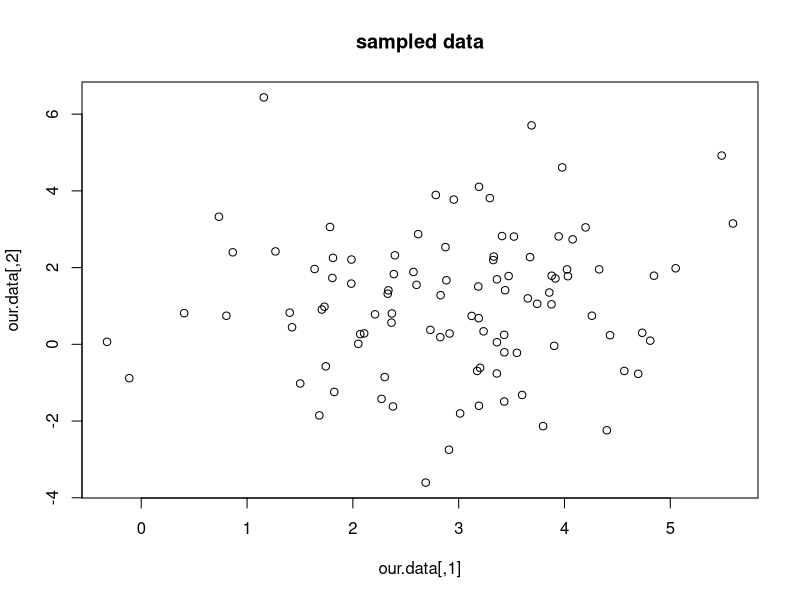
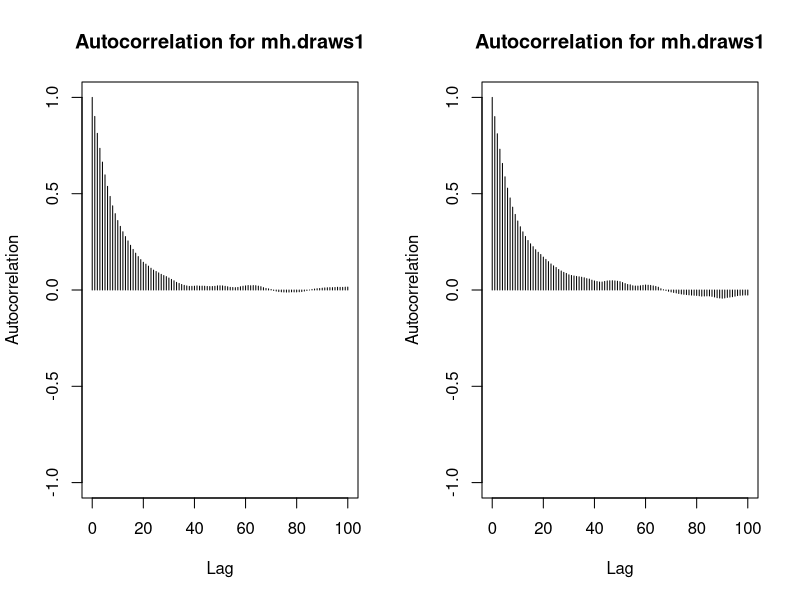
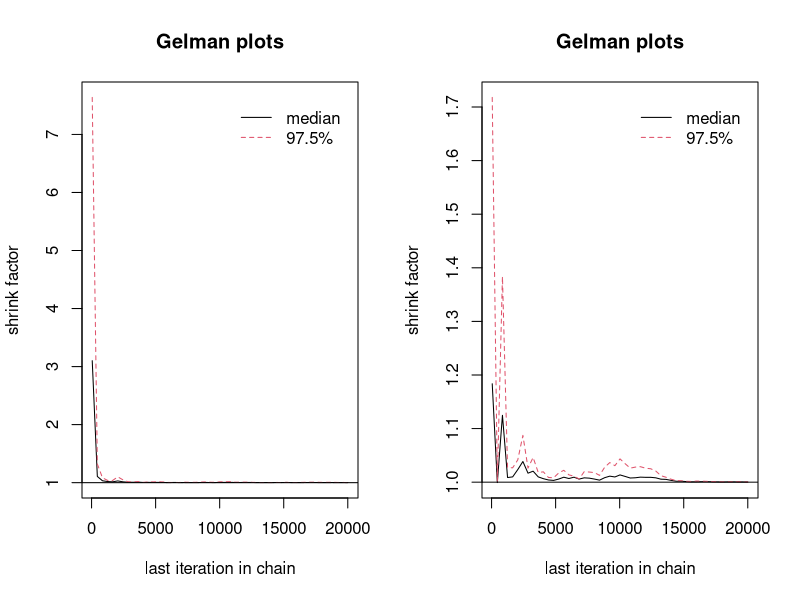
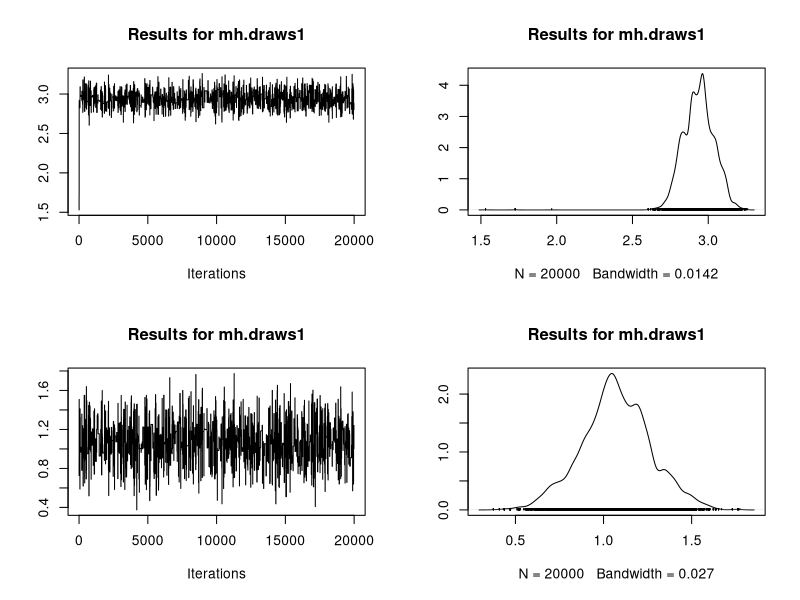
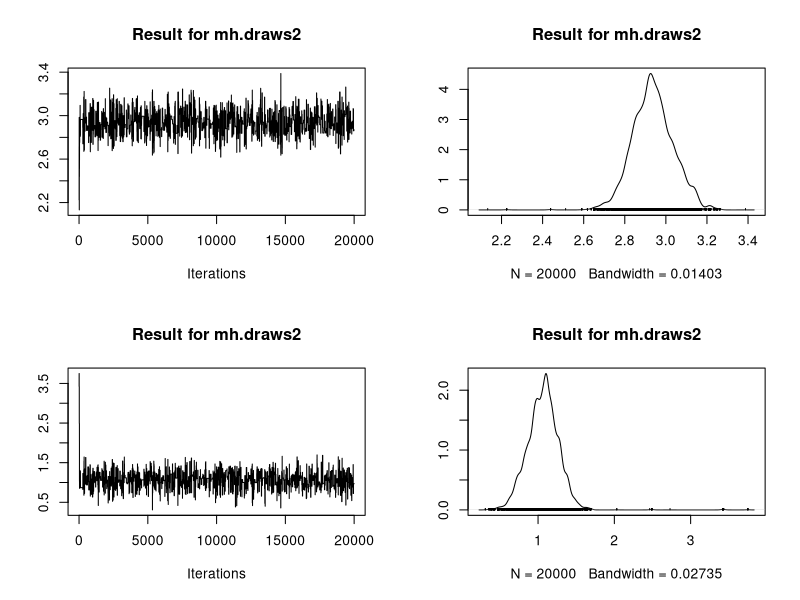
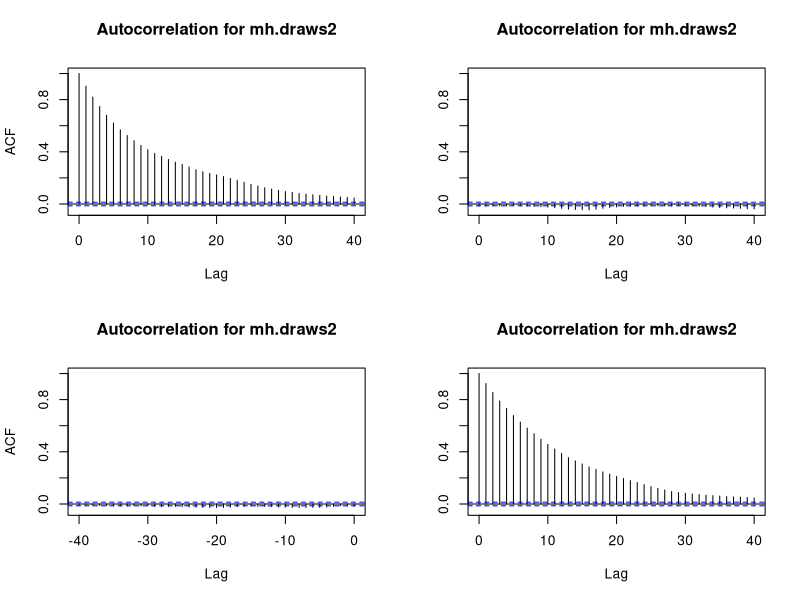

Write R code to recreate these figures, in order.
## ---- chunk 1
knitr::opts_chunk$set(echo = TRUE)
## ---- chunk 2
library(mvtnorm)
library(mcmc)
library(coda)
set.seed(111)

# how many iterations do we want in our MH-MCMC process?
total.iterations<-20000

op<-par() # preserve your current graphics parameter settings
## ---- chunk 3
mu.vector <- c(3, 1)    # the vector of means for the multi-variate normal

# Here are three different bivariate normals to try to work with:
variance.matrix <- cbind(c(1, 0), c(0, 4))   # the variance-covariance matrix for the multi-variate normal
#variance.matrix <- cbind(c(1, 1.5), c(1.5, 4))
#variance.matrix <- cbind(c(1, 1.99), c(1.99, 4))

# Now generate one hundred samples from that distribution:
our.data<-rmvnorm(n=100,mean=mu.vector,sigma=variance.matrix)
plot(our.data,main="sampled data")
## ---- chunk 4
do.MHMCMC<-function(number.of.iterations){
  # start our MH-MCMC process off from somewhere
  current.mu<-runif(2,0,4)
  
  # define a vector to store the output of the MH-MCMC process
  posterior.mu<-mat.or.vec(number.of.iterations,2)
  
  for (i in 1:number.of.iterations){
    #apply the proposal/transition-kernel to the current state to get the proposed new state
    proposed.mu<-current.mu+runif(2,-1,1)

    # calculate hastings ratio
    # first we need the density of the data under the new and old values for the mean - note that we work with logs!
    pdf.before<-sum(log(dmvnorm(our.data,mean=current.mu,sigma=variance.matrix)))
    pdf.after<-sum(log(dmvnorm(our.data,mean=proposed.mu,sigma=variance.matrix)))
    # our proposal kernel is symmetric, and uses uniform priors, so the Hastings ratio will be as follows:
    hr<-exp(pdf.after-pdf.before)
    
    # do we accept the transition?
    p<-runif(1)
    #browser()
    if (p<hr){
      # accept
      current.mu<-proposed.mu
    }else{
      #reject - no need to do anything here
    }
    
    # store the current iteration
    posterior.mu[i,]<-current.mu  
  }
  
  return (posterior.mu)
  
}
## ---- chunk 5
mh.draws1 <- do.MHMCMC(total.iterations)
mh.draws2 <- do.MHMCMC(total.iterations)
mh.draws3 <- do.MHMCMC(total.iterations)
## ---- chunk 6
mh.draws1 <- mcmc(mh.draws1) # turn into an MCMC object
print(summary(mh.draws1))
cat("\nRejection rate: ",rejectionRate(mh.draws1))
autocorr.plot(mh.draws1,lag=100,main="Autocorrelation for mh.draws1")
## ---- chunk 7
mh.draws2 <- mcmc(mh.draws2) # turn into an MCMC object
mh.draws3 <- mcmc(mh.draws3) # turn into an MCMC object

mh.list <- mcmc.list(list(mh.draws1, mh.draws2, mh.draws3))
## ---- chunk 8
cat("\nGelman test results follow...")
print(gelman.diag(mh.list))
gelman.plot(mh.list,main="Gelman plots")
# look at the output
plot(mh.draws1,main="Results for mh.draws1")
plot(mh.draws2,main="Result for mh.draws2")
acf(mh.draws2,main="Autocorrelation for mh.draws2")
#plot(as.matrix(mh.draws1))
#plot(mh.draws1[,1])
## ---- chunk 9
cat("\n Test data means:",mean(our.data[,1]),mean(our.data[,2]))
summary(mh.draws1[-(1:100),])
summary(mh.draws2[-(1:100),])
summary(mh.draws3[-(1:100),])
## ---- chunk 10
gelman.diag(mh.list)
# return graphics parameters to normal
par(op)
